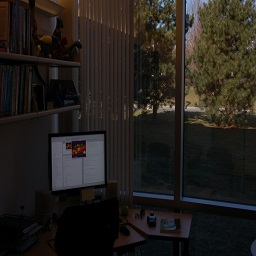
%> input picture assigment1/q2/office.jpg, 256 x 256 px
$ octave --eval "q2;"   (GNU Octave 9; MATLAB toolbox functions it lacks are replaced by stand-ins)
%> lines starting %> are read from the running program, lines starting %| are printed output that depends on the picture
### assigment1/q2/histogram_equalization.m
%input- image histogram ,total_no of pixels of the image whose transform is
%to be calculated
%output - transformation function  to  equidistant histogram
function [t] = histogram_equalization(img_hist,total_pixels)

max = 255;
img_hist_cum = cumsum(img_hist);
t =  ( (max )  * img_hist_cum );
t=ceil(t/sum(img_hist));
%figure,imhist(img);
%figure,plot(img_hist_cum);

### assigment1/q2/q2.m
function q2()

%histogram-equalization
max=255;
img = imread('./office.jpg');
%> img is the input picture: size 256x256x3 uint8; mean R, G, B 35.5, 31.6, 27.3
length = size( img , 1 );
%> length = 256
breadth = size( img , 2 );
%> breadth = 256
dim = size(img,3);
%> dim = 3

for i=1:3
    t(:,:,i) = histogram_equalization ( imhist( img(:,:,i ) ) , length*breadth );%t is transformation function
end
img_new1 = t( img + uint8( ones ( length , breadth ,dim ) ) );
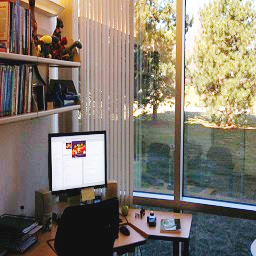
%> img_new1: size 256x256x3 double; mean R, G, B 130, 121.4, 108.5

figure('Name','histogram-equalization');
subplot(1,2,1);     imshow(img);            title('original-image');
subplot(1,2,2);     imshow(uint8(img_new1)); title('final-image');
figure('Name','histogram-equalization_fff');
imhist(rgb2gray(uint8(img_new1)))
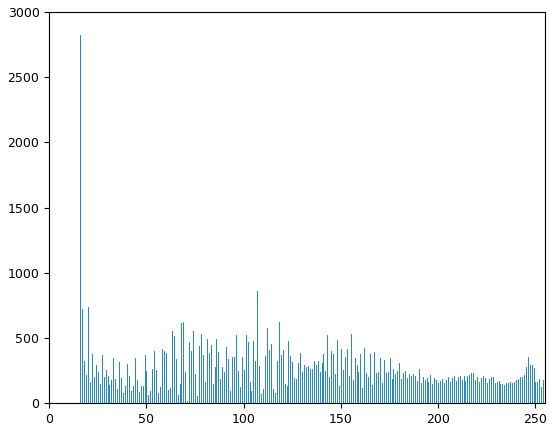
%> figure redrawn from the program's plot data; highest point at x = 16, y = 2824

%histogram-specification

%ramp function
ramp=ones(256,1);
ramp=cumsum(ramp);
t_ramp = histogram_equalization( ramp ,256*256 );
t_ramp_inverse=zeros(256,1);
for i=1:256
    if t_ramp(i) == 0
        t_ramp_inverse( t_ramp(i)  ) = i;
    else
        t_ramp_inverse( t_ramp(i) ) = i;
    end
end
for i=2:256
    if t_ramp_inverse(i) == 0
        t_ramp_inverse( i ) = t_ramp_inverse(i-1);
    else
        t_ramp_inverse( i )= t_ramp_inverse( i ) - 1;
    end
end
img_new2 = t_ramp_inverse( uint8(img_new1)   );
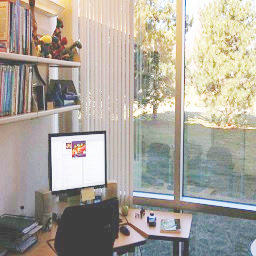
%> img_new2: size 256x256x3 double; mean R, G, B 172, 166.5, 156.9


%step function
step(:,1)=zeros(128,1);
step(129:256,1)=ones(128,1);
t_step = histogram_equalization( step ,256*256 );
t_step_inverse=zeros(256,1);
for i=1:256
    if t_step(i) == 0
        t_step_inverse( t_step(i) +1 ) = i;
    else
        t_step_inverse( t_step(i) ) = i;
    end
end
for i=2:256
    if t_step_inverse(i) == 0
        t_step_inverse( i ) = t_step_inverse(i-1);
    else
        t_step_inverse( i )= t_step_inverse( i ) - 1;
    end
end
img_new3 = t_step_inverse( uint8(img_new1) );
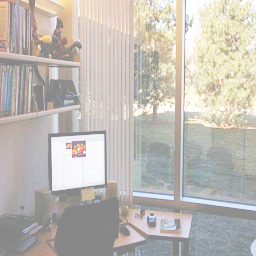
%> img_new3: size 256x256x3 double; mean R, G, B 191.8, 187.4, 181

figure('Name','step-histogram_specification')
subplot(2,1,1),plot(t_step);          title('intensity-transform');
subplot(2,1,2),plot(t_step_inverse);     title('inverse-intensity-transform');
%> after `title('inverse-intensity-transform')`:
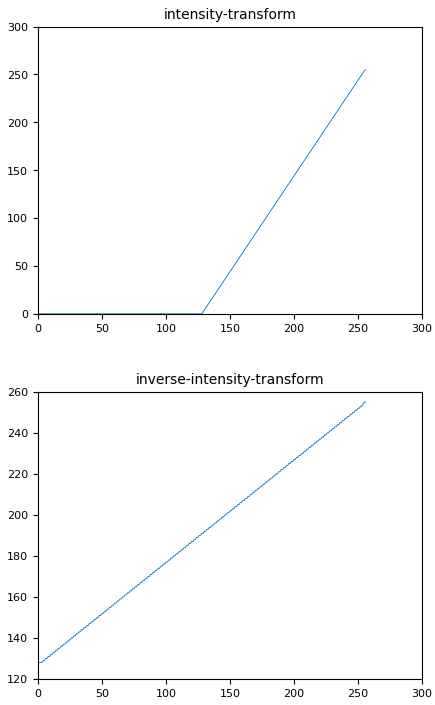
%> figure redrawn from the program's plot data, 2 panels; panel 1: curve peaks at x = 256, y = 255; panel 2: curve peaks at x = 255, y = 255

figure('Name','ramp-histogram_specification')
subplot(2,1,1),plot(t_ramp);             title('intensity-transform');
subplot(2,1,2),plot(t_ramp_inverse);         title('inverse-intensity-transform');
%> after `title('inverse-intensity-transform')`:
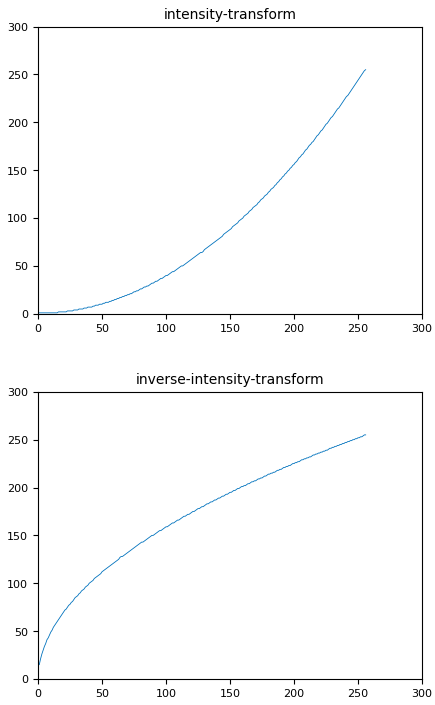
%> figure redrawn from the program's plot data, 2 panels; panel 1: curve peaks at x = 256, y = 255; panel 2: curve peaks at x = 255, y = 255

figure('Name','histogram-specification');
subplot(1,3,1);     imshow(img);            title('original-image');
subplot(1,3,2);     imshow(uint8(img_new2)); title('final-image-ramp-function');
subplot(1,3,3);     imshow(uint8(img_new3)); title('final-image-step-function');
